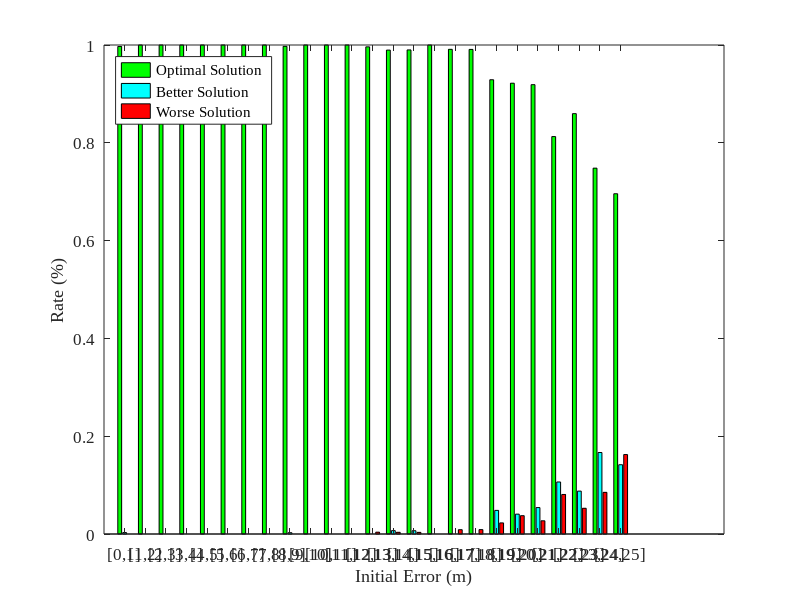

This chart was generated by the following MATLAB code: (Note: this script raises an error after producing the figure.)
load results
sum = succ_sum + fail_sum + bett_sum;
succ_rate = succ_sum./sum;
fail_rate = fail_sum./sum;
bett_rate = bett_sum./sum;
Y=[succ_rate',bett_rate',fail_rate'];
X=1:length(succ_rate);
h=bar(X,Y);
set(h(1),'FaceColor',[0,1,0])
set(h(2),'FaceColor',[0,1,1])
set(h(3),'FaceColor',[1,0,0])
ylim([0,1]);
ylabel('Rate (%)');
xlabel('Initial Error (m)');
legend('Optimal Solution','Better Solution','Worse Solution', 'FontSize',8,'FontName','Times New Roman', 'Location', 'northwest');
set(gca,'xtick',1:25);
set(gca,'XTickLabel',{'[0,1]','[1,2]','[2,3]','[3,4]','[4,5]','[5,6]','[6,7]','[7,8]','[8,9]','[9,10]','[10,11]','[11,12]','[12,13]','[13,14]','[14,15]','[15,16]','[16,17]','[17,18]','[18,19]','[19,20]','[20,21]','[21,22]','[22,23]','[23,24]','[24,25]'},'FontSize',12,'FontName','Times New Roman'); 
Y_1=roundn(Y,-2);
for i = 1:length(X)
    text(X(i)-0.25,Y_1(i,1),num2str(Y_1(i,1)),'HorizontalAlignment','center','VerticalAlignment','bottom','FontSize',8,'FontName','Times New Roman');
    text(X(i),Y_1(i,2),num2str(Y_1(i,2)),'HorizontalAlignment','center','VerticalAlignment','bottom','FontSize',8,'FontName','Times New Roman');
    text(X(i)+0.25,Y_1(i,3),num2str(Y_1(i,3)),'HorizontalAlignment','center','VerticalAlignment','bottom','FontSize',8,'FontName','Times New Roman');
end
saveas(gcf,sprintf('results.pdf'),'bmp'); 